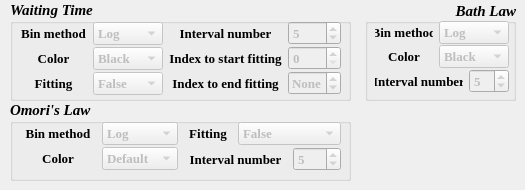
      <widget class="QWidget" name="tab_2">
       <attribute name="title">
        <string>Fitting Ⅱ</string>
       </attribute>
       <widget class="QGroupBox" name="Omorilaw">
        <property name="geometry">
         <rect>
          <x>10</x>
          <y>100</y>
          <width>341</width>
          <height>81</height>
         </rect>
        </property>
        <property name="font">
         <font>
          <family>Times New Roman</family>
          <pointsize>11</pointsize>
          <weight>75</weight>
          <italic>true</italic>
          <bold>true</bold>
         </font>
        </property>
        <property name="title">
         <string>Omori's Law</string>
        </property>
        <widget class="QWidget" name="layoutWidget">
         <property name="geometry">
          <rect>
           <x>10</x>
           <y>20</y>
           <width>321</width>
           <height>54</height>
          </rect>
         </property>
         <layout class="QHBoxLayout" name="horizontalLayout_3">
          <property name="spacing">
           <number>6</number>
          </property>
          <item>
           <layout class="QGridLayout" name="gridLayout_13">
            <property name="verticalSpacing">
             <number>0</number>
            </property>
            <item row="0" column="0">
             <widget class="QLabel" name="bin_method_3">
              <property name="font">
               <font>
                <family>Times New Roman</family>
                <pointsize>10</pointsize>
                <weight>75</weight>
                <italic>false</italic>
                <bold>true</bold>
               </font>
              </property>
              <property name="frameShadow">
               <enum>QFrame::Plain</enum>
              </property>
              <property name="lineWidth">
               <number>1</number>
              </property>
              <property name="text">
               <string>Bin method</string>
              </property>
              <property name="alignment">
               <set>Qt::AlignCenter</set>
              </property>
             </widget>
            </item>
            <item row="0" column="1">
             <widget class="QComboBox" name="omorilaw_bin_method">
              <property name="enabled">
               <bool>false</bool>
              </property>
              <property name="font">
               <font>
                <family>Times New Roman</family>
                <pointsize>10</pointsize>
                <weight>75</weight>
                <italic>false</italic>
                <bold>true</bold>
               </font>
              </property>
              <item>
               <property name="text">
                <string>Log</string>
               </property>
              </item>
              <item>
               <property name="text">
                <string>Linear</string>
               </property>
              </item>
             </widget>
            </item>
            <item row="1" column="0">
             <widget class="QLabel" name="color_4">
              <property name="font">
               <font>
                <family>Times New Roman</family>
                <pointsize>10</pointsize>
                <weight>75</weight>
                <italic>false</italic>
                <bold>true</bold>
               </font>
              </property>
              <property name="frameShadow">
               <enum>QFrame::Plain</enum>
              </property>
              <property name="lineWidth">
               <number>1</number>
              </property>
              <property name="text">
               <string>Color</string>
              </property>
              <property name="alignment">
               <set>Qt::AlignCenter</set>
              </property>
             </widget>
            </item>
            <item row="1" column="1">
             <widget class="QComboBox" name="omorilaw_color">
              <property name="enabled">
               <bool>false</bool>
              </property>
              <property name="font">
               <font>
                <family>Times New Roman</family>
                <pointsize>10</pointsize>
                <weight>75</weight>
                <italic>false</italic>
                <bold>true</bold>
               </font>
              </property>
              <item>
               <property name="text">
                <string>Default</string>
               </property>
              </item>
             </widget>
            </item>
           </layout>
          </item>
          <item>
           <layout class="QGridLayout" name="gridLayout_14">
            <property name="verticalSpacing">
             <number>0</number>
            </property>
            <item row="0" column="0">
             <widget class="QLabel" name="fit_lim_5">
              <property name="font">
               <font>
                <family>Times New Roman</family>
                <pointsize>10</pointsize>
                <weight>75</weight>
                <italic>false</italic>
                <bold>true</bold>
               </font>
              </property>
              <property name="frameShadow">
               <enum>QFrame::Plain</enum>
              </property>
              <property name="lineWidth">
               <number>1</number>
              </property>
              <property name="text">
               <string>Fitting</string>
              </property>
              <property name="alignment">
               <set>Qt::AlignCenter</set>
              </property>
             </widget>
            </item>
            <item row="0" column="1" colspan="2">
             <widget class="QComboBox" name="omorilaw_fit">
              <property name="enabled">
               <bool>false</bool>
              </property>
              <property name="font">
               <font>
                <family>Times New Roman</family>
                <pointsize>10</pointsize>
                <weight>75</weight>
                <italic>false</italic>
                <bold>true</bold>
               </font>
              </property>
              <item>
               <property name="text">
                <string>False</string>
               </property>
              </item>
              <item>
               <property name="text">
                <string>True</string>
               </property>
              </item>
             </widget>
            </item>
            <item row="1" column="0" colspan="2">
             <widget class="QLabel" name="omorilaw_interval">
              <property name="font">
               <font>
                <family>Times New Roman</family>
                <pointsize>10</pointsize>
                <weight>75</weight>
                <italic>false</italic>
                <bold>true</bold>
               </font>
              </property>
              <property name="frameShadow">
               <enum>QFrame::Plain</enum>
              </property>
              <property name="lineWidth">
               <number>1</number>
              </property>
              <property name="text">
               <string>Interval number</string>
              </property>
              <property name="alignment">
               <set>Qt::AlignCenter</set>
              </property>
             </widget>
            </item>
            <item row="1" column="2">
             <widget class="QSpinBox" name="omorilaw_interv_num">
              <property name="enabled">
               <bool>false</bool>
              </property>
              <property name="font">
               <font>
                <family>Times New Roman</family>
                <pointsize>10</pointsize>
                <weight>75</weight>
                <italic>false</italic>
                <bold>true</bold>
               </font>
              </property>
              <property name="value">
               <number>5</number>
              </property>
             </widget>
            </item>
           </layout>
          </item>
         </layout>
        </widget>
       </widget>
       <widget class="QGroupBox" name="Waitingtime">
        <property name="geometry">
         <rect>
          <x>10</x>
          <y>0</y>
          <width>341</width>
          <height>101</height>
         </rect>
        </property>
        <property name="font">
         <font>
          <family>Times New Roman</family>
          <pointsize>11</pointsize>
          <weight>75</weight>
          <italic>true</italic>
          <bold>true</bold>
         </font>
        </property>
        <property name="title">
         <string>Waiting Time</string>
        </property>
        <widget class="QWidget" name="layoutWidget">
         <property name="geometry">
          <rect>
           <x>10</x>
           <y>20</y>
           <width>321</width>
           <height>79</height>
          </rect>
         </property>
         <layout class="QHBoxLayout" name="horizontalLayout_2">
          <item>
           <layout class="QGridLayout" name="gridLayout_7">
            <property name="verticalSpacing">
             <number>0</number>
            </property>
            <item row="0" column="0">
             <widget class="QLabel" name="bin_method_2">
              <property name="font">
               <font>
                <family>Times New Roman</family>
                <pointsize>10</pointsize>
                <weight>75</weight>
                <italic>false</italic>
                <bold>true</bold>
               </font>
              </property>
              <property name="frameShadow">
               <enum>QFrame::Plain</enum>
              </property>
              <property name="lineWidth">
               <number>1</number>
              </property>
              <property name="text">
               <string>Bin method</string>
              </property>
              <property name="alignment">
               <set>Qt::AlignCenter</set>
              </property>
             </widget>
            </item>
            <item row="0" column="1">
             <widget class="QComboBox" name="waitingtime_bin_method">
              <property name="enabled">
               <bool>false</bool>
              </property>
              <property name="font">
               <font>
                <family>Times New Roman</family>
                <pointsize>10</pointsize>
                <weight>75</weight>
                <italic>false</italic>
                <bold>true</bold>
               </font>
              </property>
              <item>
               <property name="text">
                <string>Log</string>
               </property>
              </item>
              <item>
               <property name="text">
                <string>Linear</string>
               </property>
              </item>
             </widget>
            </item>
            <item row="1" column="0">
             <widget class="QLabel" name="color_3">
              <property name="font">
               <font>
                <family>Times New Roman</family>
                <pointsize>10</pointsize>
                <weight>75</weight>
                <italic>false</italic>
                <bold>true</bold>
               </font>
              </property>
              <property name="frameShadow">
               <enum>QFrame::Plain</enum>
              </property>
              <property name="lineWidth">
               <number>1</number>
              </property>
              <property name="text">
               <string>Color</string>
              </property>
              <property name="alignment">
               <set>Qt::AlignCenter</set>
              </property>
             </widget>
            </item>
            <item row="1" column="1">
             <widget class="QComboBox" name="waitingtime_color">
              <property name="enabled">
               <bool>false</bool>
              </property>
              <property name="font">
               <font>
                <family>Times New Roman</family>
                <pointsize>10</pointsize>
                <weight>75</weight>
                <italic>false</italic>
                <bold>true</bold>
               </font>
              </property>
              <item>
               <property name="text">
                <string>Black</string>
               </property>
              </item>
              <item>
               <property name="text">
                <string>Red</string>
               </property>
              </item>
              <item>
               <property name="text">
                <string>Blue</string>
               </property>
              </item>
              <item>
               <property name="text">
                <string>Purple</string>
               </property>
              </item>
              <item>
               <property name="text">
                <string>Pink</string>
               </property>
              </item>
              <item>
               <property name="text">
                <string>Violet</string>
               </property>
              </item>
              <item>
               <property name="text">
                <string>Green</string>
               </property>
              </item>
              <item>
               <property name="text">
                <string>Yellow</string>
               </property>
              </item>
              <item>
               <property name="text">
                <string>Gray</string>
               </property>
              </item>
             </widget>
            </item>
            <item row="2" column="0">
             <widget class="QLabel" name="fit_lim_4">
              <property name="font">
               <font>
                <family>Times New Roman</family>
                <pointsize>10</pointsize>
                <weight>75</weight>
                <italic>false</italic>
                <bold>true</bold>
               </font>
              </property>
              <property name="frameShadow">
               <enum>QFrame::Plain</enum>
              </property>
              <property name="lineWidth">
               <number>1</number>
              </property>
              <property name="text">
               <string>Fitting</string>
              </property>
              <property name="alignment">
               <set>Qt::AlignCenter</set>
              </property>
             </widget>
            </item>
            <item row="2" column="1">
             <widget class="QComboBox" name="waitingtime_fit">
              <property name="enabled">
               <bool>false</bool>
              </property>
              <property name="font">
               <font>
                <family>Times New Roman</family>
                <pointsize>10</pointsize>
                <weight>75</weight>
                <italic>false</italic>
                <bold>true</bold>
               </font>
              </property>
              <item>
               <property name="text">
                <string>False</string>
               </property>
              </item>
              <item>
               <property name="text">
                <string>True</string>
               </property>
              </item>
             </widget>
            </item>
           </layout>
          </item>
          <item>
           <layout class="QGridLayout" name="gridLayout_12">
            <property name="verticalSpacing">
             <number>0</number>
            </property>
            <item row="0" column="0">
             <widget class="QLabel" name="waitingtime_interval">
              <property name="font">
               <font>
                <family>Times New Roman</family>
                <pointsize>10</pointsize>
                <weight>75</weight>
                <italic>false</italic>
                <bold>true</bold>
               </font>
              </property>
              <property name="frameShadow">
               <enum>QFrame::Plain</enum>
              </property>
              <property name="lineWidth">
               <number>1</number>
              </property>
              <property name="text">
               <string>Interval number</string>
              </property>
              <property name="alignment">
               <set>Qt::AlignCenter</set>
              </property>
             </widget>
            </item>
            <item row="0" column="1">
             <widget class="QSpinBox" name="waitingtime_interv_num">
              <property name="enabled">
               <bool>false</bool>
              </property>
              <property name="font">
               <font>
                <family>Times New Roman</family>
                <pointsize>10</pointsize>
                <weight>75</weight>
                <italic>false</italic>
                <bold>true</bold>
               </font>
              </property>
              <property name="value">
               <number>5</number>
              </property>
             </widget>
            </item>
            <item row="1" column="0">
             <widget class="QLabel" name="index_end_fit_3">
              <property name="enabled">
               <bool>true</bool>
              </property>
              <property name="font">
               <font>
                <family>Times New Roman</family>
                <pointsize>10</pointsize>
                <weight>75</weight>
                <italic>false</italic>
                <bold>true</bold>
               </font>
              </property>
              <property name="frameShadow">
               <enum>QFrame::Plain</enum>
              </property>
              <property name="lineWidth">
               <number>1</number>
              </property>
              <property name="text">
               <string>Index to start fitting</string>
              </property>
              <property name="alignment">
               <set>Qt::AlignCenter</set>
              </property>
             </widget>
            </item>
            <item row="1" column="1">
             <widget class="QSpinBox" name="waitingtime_start_fit">
              <property name="enabled">
               <bool>false</bool>
              </property>
              <property name="font">
               <font>
                <family>Times New Roman</family>
                <pointsize>10</pointsize>
                <weight>75</weight>
                <italic>false</italic>
                <bold>true</bold>
               </font>
              </property>
             </widget>
            </item>
            <item row="2" column="0">
             <widget class="QLabel" name="index_start_fit_3">
              <property name="font">
               <font>
                <family>Times New Roman</family>
                <pointsize>10</pointsize>
                <weight>75</weight>
                <italic>false</italic>
                <bold>true</bold>
               </font>
              </property>
              <property name="frameShadow">
               <enum>QFrame::Plain</enum>
              </property>
              <property name="lineWidth">
               <number>1</number>
              </property>
              <property name="text">
               <string>Index to end fitting</string>
              </property>
              <property name="alignment">
               <set>Qt::AlignCenter</set>
              </property>
             </widget>
            </item>
            <item row="2" column="1">
             <widget class="QSpinBox" name="waitingtime_end_fit">
              <property name="enabled">
               <bool>false</bool>
              </property>
              <property name="font">
               <font>
                <family>Times New Roman</family>
                <pointsize>10</pointsize>
                <weight>75</weight>
                <italic>false</italic>
                <bold>true</bold>
               </font>
              </property>
              <property name="wrapping">
               <bool>true</bool>
              </property>
              <property name="specialValueText">
               <string>None</string>
              </property>
              <property name="minimum">
               <number>-100</number>
              </property>
              <property name="maximum">
               <number>-1</number>
              </property>
              <property name="value">
               <number>-100</number>
              </property>
             </widget>
            </item>
           </layout>
          </item>
         </layout>
        </widget>
       </widget>
       <widget class="QGroupBox" name="Bathlaw">
        <property name="enabled">
         <bool>true</bool>
        </property>
        <property name="geometry">
         <rect>
          <x>365</x>
          <y>0</y>
          <width>151</width>
          <height>101</height>
         </rect>
        </property>
        <property name="font">
         <font>
          <family>Times New Roman</family>
          <pointsize>11</pointsize>
          <weight>75</weight>
          <italic>true</italic>
          <bold>true</bold>
         </font>
        </property>
        <property name="title">
         <string>Bath Law</string>
        </property>
        <property name="alignment">
         <set>Qt::AlignRight|Qt::AlignTrailing|Qt::AlignVCenter</set>
        </property>
        <widget class="QWidget" name="layoutWidget">
         <property name="geometry">
          <rect>
           <x>10</x>
           <y>20</y>
           <width>134</width>
           <height>75</height>
          </rect>
         </property>
         <layout class="QGridLayout" name="gridLayout_15">
          <property name="horizontalSpacing">
           <number>6</number>
          </property>
          <property name="verticalSpacing">
           <number>0</number>
          </property>
          <item row="0" column="0">
           <widget class="QLabel" name="bin_method_4">
            <property name="font">
             <font>
              <family>Times New Roman</family>
              <pointsize>10</pointsize>
              <weight>75</weight>
              <italic>false</italic>
              <bold>true</bold>
             </font>
            </property>
            <property name="frameShadow">
             <enum>QFrame::Plain</enum>
            </property>
            <property name="lineWidth">
             <number>1</number>
            </property>
            <property name="text">
             <string>Bin method</string>
            </property>
            <property name="alignment">
             <set>Qt::AlignCenter</set>
            </property>
           </widget>
          </item>
          <item row="0" column="1" colspan="2">
           <widget class="QComboBox" name="bathlaw_bin_method">
            <property name="enabled">
             <bool>false</bool>
            </property>
            <property name="font">
             <font>
              <family>Times New Roman</family>
              <pointsize>10</pointsize>
              <weight>75</weight>
              <italic>false</italic>
              <bold>true</bold>
             </font>
            </property>
            <item>
             <property name="text">
              <string>Log</string>
             </property>
            </item>
            <item>
             <property name="text">
              <string>Linear</string>
             </property>
            </item>
           </widget>
          </item>
          <item row="1" column="0">
           <widget class="QLabel" name="color">
            <property name="font">
             <font>
              <family>Times New Roman</family>
              <pointsize>10</pointsize>
              <weight>75</weight>
              <italic>false</italic>
              <bold>true</bold>
             </font>
            </property>
            <property name="frameShadow">
             <enum>QFrame::Plain</enum>
            </property>
            <property name="lineWidth">
             <number>1</number>
            </property>
            <property name="text">
             <string>Color</string>
            </property>
            <property name="alignment">
             <set>Qt::AlignCenter</set>
            </property>
           </widget>
          </item>
          <item row="1" column="1" colspan="2">
           <widget class="QComboBox" name="bathlaw_color">
            <property name="enabled">
             <bool>false</bool>
            </property>
            <property name="font">
             <font>
              <family>Times New Roman</family>
              <pointsize>10</pointsize>
              <weight>75</weight>
              <italic>false</italic>
              <bold>true</bold>
             </font>
            </property>
            <item>
             <property name="text">
              <string>Black</string>
             </property>
            </item>
            <item>
             <property name="text">
              <string>Red</string>
             </property>
            </item>
            <item>
             <property name="text">
              <string>Blue</string>
             </property>
            </item>
            <item>
             <property name="text">
              <string>Purple</string>
             </property>
            </item>
            <item>
             <property name="text">
              <string>Pink</string>
             </property>
            </item>
            <item>
             <property name="text">
              <string>Violet</string>
             </property>
            </item>
            <item>
             <property name="text">
              <string>Green</string>
             </property>
            </item>
            <item>
             <property name="text">
              <string>Yellow</string>
             </property>
            </item>
            <item>
             <property name="text">
              <string>Gray</string>
             </property>
            </item>
           </widget>
          </item>
          <item row="2" column="0" colspan="2">
           <widget class="QLabel" name="bathlaw_interval">
            <property name="font">
             <font>
              <family>Times New Roman</family>
              <pointsize>10</pointsize>
              <weight>75</weight>
              <italic>false</italic>
              <bold>true</bold>
             </font>
            </property>
            <property name="frameShadow">
             <enum>QFrame::Plain</enum>
            </property>
            <property name="lineWidth">
             <number>1</number>
            </property>
            <property name="text">
             <string>Interval number</string>
            </property>
            <property name="alignment">
             <set>Qt::AlignCenter</set>
            </property>
           </widget>
          </item>
          <item row="2" column="2">
           <widget class="QSpinBox" name="bathlaw_interv_num">
            <property name="enabled">
             <bool>false</bool>
            </property>
            <property name="font">
             <font>
              <family>Times New Roman</family>
              <pointsize>10</pointsize>
              <weight>75</weight>
              <italic>false</italic>
              <bold>true</bold>
             </font>
            </property>
            <property name="value">
             <number>5</number>
            </property>
           </widget>
          </item>
         </layout>
        </widget>
       </widget>
      </widget>
